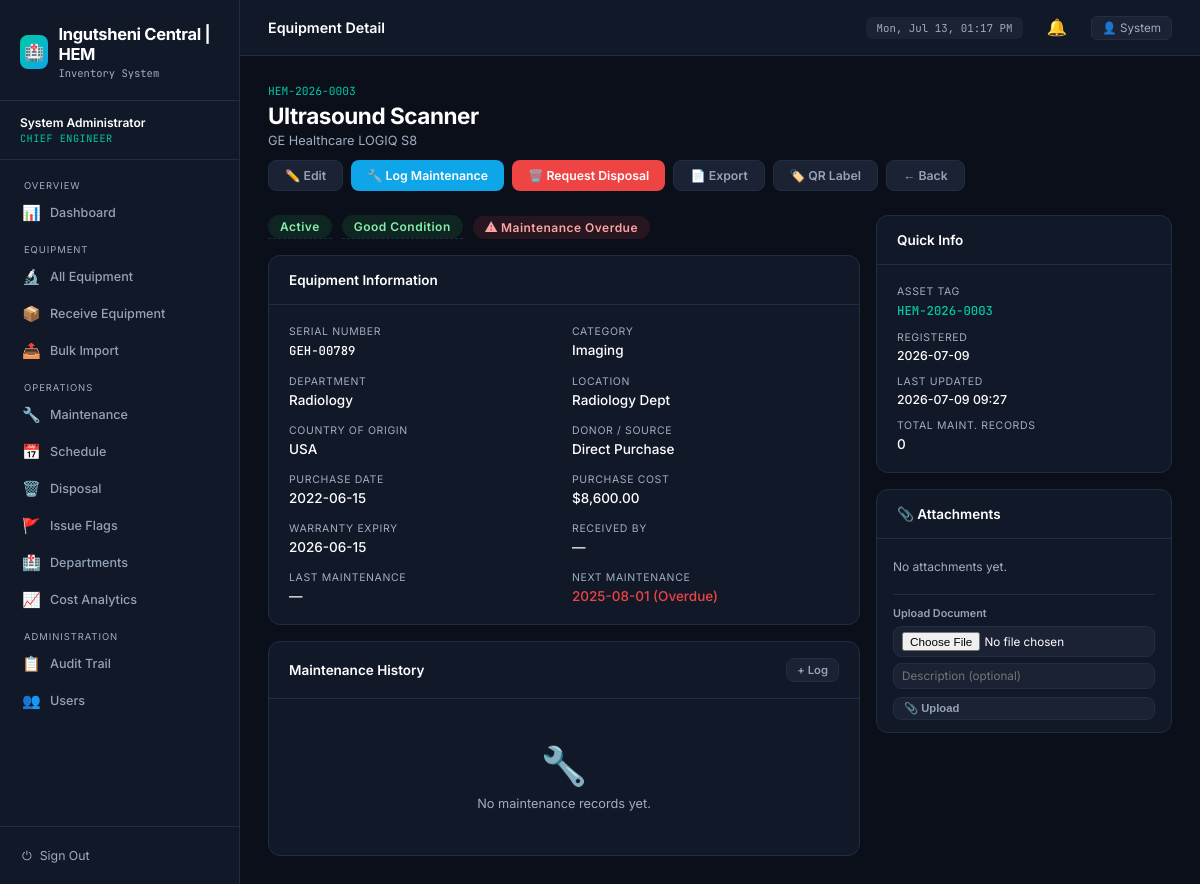
Page /equipment/3 (signed in) on the committed database.
### tables this page shows
CREATE TABLE equipment (
  id INTEGER PRIMARY KEY AUTOINCREMENT,
  asset_tag TEXT UNIQUE NOT NULL,
  name TEXT NOT NULL,
  model TEXT, manufacturer TEXT, serial_number TEXT UNIQUE,
  category TEXT, department TEXT, location TEXT,
  country_of_origin TEXT, donor_name TEXT,
  state TEXT DEFAULT 'Active',
  condition TEXT DEFAULT 'Good',
  purchase_date TEXT, purchase_cost REAL,
  warranty_expiry TEXT, last_maintenance TEXT, next_maintenance TEXT,
  notes TEXT, received_by_id INTEGER,
  created_at TEXT DEFAULT (datetime('now')),
  updated_at TEXT DEFAULT (datetime('now')),
  FOREIGN KEY(received_by_id) REFERENCES users(id)
);

### run_production.py (the view)
@app.route('/equipment/<int:eq_id>')
@login_required
def equipment_detail(eq_id):
    eq = query('SELECT * FROM equipment WHERE id = ?', (eq_id,), one=True)
    if not eq:
        flash('Equipment not found')
        return redirect(url_for('equipment_list'))
    maintenance = query('SELECT * FROM maintenance_records WHERE equipment_id = ? ORDER BY created_at DESC', (eq_id,))
    disposal = query('SELECT * FROM disposal_records WHERE equipment_id = ?', (eq_id,), one=True)
    attachments = query('SELECT * FROM attachments WHERE equipment_id = ? ORDER BY created_at DESC', (eq_id,))
    return render_template('equipment_detail.html', eq=eq, maintenance=maintenance, disposal=disposal, attachments=attachments)

### run_production.py (called while the page is built)
def get_db():
    if 'db' not in g:
        g.db = sqlite3.connect(DATABASE)
        g.db.row_factory = sqlite3.Row
    return g.db

def query(sql, args=(), one=False):
    cur = get_db().execute(sql, args)
    rv = cur.fetchall()
    cur.close()
    return (rv[0] if rv else None) if one else rv

def login_required(f):
    @wraps(f)
    def decorated_function(*args, **kwargs):
        if 'user_id' not in session:
            return redirect(url_for('login'))
        return f(*args, **kwargs)
    return decorated_function

@app.template_filter('fmtdate')
def fmtdate(value, format='%Y-%m-%d'):
    if not value: return '—'
    try:
        if isinstance(value, str):
            dt = datetime.strptime(value.split(' ')[0], '%Y-%m-%d')
        else:
            dt = value
        return dt.strftime(format)
    except:
        return value

@app.template_filter('fmtdatetime')
def fmtdatetime(value, format='%Y-%m-%d %H:%M'):
    if not value: return '—'
    try:
        if isinstance(value, str):
            dt = datetime.strptime(value.split('.')[0], '%Y-%m-%d %H:%M:%S')
        else:
            dt = value
        return dt.strftime(format)
    except:
        return value

@app.template_filter('currency')
def currency(value):
    try:
        return f"${float(value):,.2f}"
    except:
        return value

@app.context_processor
def utility_processor():
    def is_overdue(date_str):
        if not date_str: return False
        try:
            due_date = datetime.strptime(date_str, '%Y-%m-%d').date()
            return due_date < date.today()
        except: return False
    def state_badge(state):
        return {
            'Active': 'badge-green',
            'Under Maintenance': 'badge-yellow',
            'Pending Disposal': 'badge-red',
            'Disposed': 'badge-gray',
            'In Storage': 'badge-blue'
        }.get(state, 'badge-gray')
    def cond_badge(condition):
        return {
            'Good': 'badge-green',
            'Fair': 'badge-yellow',
            'Poor': 'badge-red'
        }.get(condition, 'badge-gray')
    return dict(is_overdue=is_overdue, state_badge=state_badge, cond_badge=cond_badge)

### templates/equipment_detail.html (shortened to what this page needs)
{% extends 'base.html' %}
{% block page_title %}Equipment Detail{% endblock %}
{% block content %}
<div style="display:flex;align-items:flex-start;justify-content:space-between;margin-bottom:24px;flex-wrap:wrap;gap:12px">
  <div>
    <div style="font-family:'JetBrains Mono',monospace;font-size:0.75rem;color:var(--accent);margin-bottom:4px">{{ eq['asset_tag'] }}</div>
    <h1 style="font-size:1.5rem;font-weight:700;letter-spacing:-0.02em">{{ eq['name'] }}</h1>
    <div style="color:var(--text-muted);font-size:0.85rem;margin-top:4px">{{ eq['manufacturer'] }} {{ eq['model'] }}</div>
  </div>
  <div style="display:flex;gap:8px;flex-wrap:wrap">
    {% if session.role in ['chief_engineer','technician'] %}
    <a href="{{ url_for('edit_equipment', eq_id=eq['id']) }}" class="btn btn-ghost">✏️ Edit</a>
    <a href="{{ url_for('add_maintenance', eq_id=eq['id']) }}" class="btn btn-blue">🔧 Log Maintenance</a>
    {% if eq['state'] not in ['Disposed','Pending Disposal'] %}
    <a href="{{ url_for('request_disposal', eq_id=eq['id']) }}" class="btn btn-danger">🗑️ Request Disposal</a>
    {% endif %}
    {% endif %}
    <a href="{{ url_for('export_equipment', eq_id=eq['id']) }}" class="btn btn-ghost" target="_blank">📄 Export</a>
    <a href="{{ url_for('equipment_qr', eq_id=eq['id']) }}" class="btn btn-ghost" target="_blank">🏷️ QR Label</a>
    <a href="{{ url_for('equipment_list') }}" class="btn btn-ghost">← Back</a>
  </div>
</div>
<div style="display:grid;grid-template-columns:2fr 1fr;gap:16px">
  <div style="display:flex;flex-direction:column;gap:16px">
    <div style="display:flex;gap:10px;flex-wrap:wrap;align-items:center">
      <div id="display-state" class="inline-edit-val" onclick="{{ 'showInlineEdit(\"state\")' if session.role in ['chief_engineer','technician'] else '' }}"
           title="{{ 'Click to change state' if session.role in ['chief_engineer','technician'] else '' }}">
        <span class="badge {{ state_badge(eq['state']) }}" style="font-size:0.8rem;padding:4px 12px">{{ eq['state'] }}</span>
      </div>
      <div id="display-condition" class="inline-edit-val" onclick="{{ 'showInlineEdit(\"condition\")' if session.role in ['chief_engineer','technician'] else '' }}"
           title="{{ 'Click to change condition' if session.role in ['chief_engineer','technician'] else '' }}">
        <span class="badge {{ cond_badge(eq['condition']) }}" style="font-size:0.8rem;padding:4px 12px">{{ eq['condition'] }} Condition</span>
      </div>
      {% if is_overdue(eq['next_maintenance']) and eq['state'] == 'Active' %}
      <span class="badge badge-red pulse" style="font-size:0.8rem;padding:4px 12px">⚠ Maintenance Overdue</span>
      {% endif %}
    </div>
    <div class="card">
      <div class="card-header"><h2>Equipment Information</h2></div>
      <div class="card-body">
        <div class="detail-grid">
          <div class="detail-item"><div class="key">Serial Number</div><div class="val mono">{{ eq['serial_number'] or '—' }}</div></div>
          <div class="detail-item"><div class="key">Category</div><div class="val">{{ eq['category'] or '—' }}</div></div>
          <div class="detail-item"><div class="key">Department</div><div class="val">{{ eq['department'] or '—' }}</div></div>
          <div class="detail-item"><div class="key">Location</div><div class="val">{{ eq['location'] or '—' }}</div></div>
          <div class="detail-item"><div class="key">Country of Origin</div><div class="val">{{ eq['country_of_origin'] or '—' }}</div></div>
          <div class="detail-item"><div class="key">Donor / Source</div><div class="val">{{ eq['donor_name'] or 'Direct Purchase' }}</div></div>
          {% if session.role != 'intern' %}
          <div class="detail-item"><div class="key">Purchase Date</div><div class="val">{{ eq['purchase_date']|fmtdate }}</div></div>
          <div class="detail-item"><div class="key">Purchase Cost</div><div class="val">{{ eq['purchase_cost']|currency }}</div></div>
          {% endif %}
          <div class="detail-item"><div class="key">Warranty Expiry</div><div class="val">{{ eq['warranty_expiry']|fmtdate }}</div></div>
          <div class="detail-item"><div class="key">Received By</div><div class="val">{{ eq['received_by_name'] or '—' }}</div></div>
          <div class="detail-item"><div class="key">Last Maintenance</div><div class="val">{{ eq['last_maintenance']|fmtdate }}</div></div>
          <div class="detail-item">
            <div class="key">Next Maintenance</div>
            <div class="val">
              {% if eq['next_maintenance'] %}
                {% if is_overdue(eq['next_maintenance']) %}
                  <span style="color:var(--danger)">{{ eq['next_maintenance']|fmtdate }} (Overdue)</span>
                {% else %}
                  {{ eq['next_maintenance']|fmtdate }}
                {% endif %}
              {% else %}—{% endif %}
            </div>
          </div>
        </div>
      </div>
    </div>
    <div class="card">
      <div class="card-header">
        <h2>Maintenance History</h2>
        {% if session.role in ['chief_engineer','technician'] %}
        <div class="hdr-actions"><a href="{{ url_for('add_maintenance', eq_id=eq['id']) }}" class="btn btn-ghost btn-sm">+ Log</a></div>
        {% endif %}
      </div>
      <div class="card-body">
        {% if maintenance %}
        <div class="timeline">
          {% for rec in maintenance %}
          <div class="timeline-item">
            <div class="t-header">
              <span class="t-type">{{ rec['maintenance_type'] }}</span>
              <span class="t-date">{{ (rec['completed_date'] or rec['created_at'])|fmtdate }}</span>
              {% set out_map={'Resolved':'badge-green','Pending':'badge-amber','Escalated':'badge-red'} %}
              <span class="badge {{ out_map.get(rec['outcome'],'badge-gray') }}" style="font-size:0.65rem">{{ rec['outcome'] }}</span>
            </div>
            <div class="t-desc">{{ rec['description'] }}</div>
            {% if rec['findings'] %}<div class="t-desc" style="margin-top:3px;font-style:italic">Findings: {{ rec['findings'] }}</div>{% endif %}
            <div class="t-by">By {{ rec['tech_name'] or '—' }}{% if rec['cost'] %} · Cost: {{ rec['cost']|currency }}{% endif %}</div>
          </div>
          {% endfor %}
        </div>
        {% else %}
        <div class="empty" style="padding:24px"><div class="emoji">🔧</div><p>No maintenance records yet.</p></div>
        {% endif %}
      </div>
    </div>
  </div>
  <div style="display:flex;flex-direction:column;gap:16px">
    <div class="card">
      <div class="card-header"><h2>Quick Info</h2></div>
      <div class="card-body" style="display:flex;flex-direction:column;gap:12px">
        <div class="detail-item"><div class="key">Asset Tag</div><div class="val mono" style="color:var(--accent)">{{ eq['asset_tag'] }}</div></div>
        <div class="detail-item"><div class="key">Registered</div><div class="val" style="font-size:0.82rem">{{ eq['created_at']|fmtdate }}</div></div>
        <div class="detail-item"><div class="key">Last Updated</div><div class="val" style="font-size:0.82rem">{{ eq['updated_at']|fmtdatetime }}</div></div>
        <div class="detail-item"><div class="key">Total Maint. Records</div><div class="val">{{ maintenance|length }}</div></div>
      </div>
    </div>
    <div class="card">
      <div class="card-header"><h2>📎 Attachments</h2></div>
      <div class="card-body" style="padding:12px 16px">
        {% if attachments %}
          {% for att in attachments %}
          <div style="display:flex;align-items:center;gap:8px;padding:8px 0;border-bottom:1px solid var(--border)">
            <span style="font-size:1.1rem">
              {% if att['file_type'] in ['pdf'] %}📄{% elif att['file_type'] in ['png','jpg','jpeg'] %}🖼️{% else %}📁{% endif %}
            </span>
            <div style="flex:1;min-width:0">
              <a href="{{ url_for('download_attachment', att_id=att['id']) }}"
                 style="color:var(--accent-2);text-decoration:none;font-size:0.8rem;font-weight:600;
                        display:block;overflow:hidden;text-overflow:ellipsis;white-space:nowrap">
                {{ att['original_name'] }}
              </a>
              {% if att['description'] %}
              <div style="font-size:0.7rem;color:var(--text-muted)">{{ att['description'] }}</div>
              {% endif %}
              <div style="font-size:0.68rem;color:var(--text-muted)">
                {{ att['uploader'] or '—' }} · {{ att['created_at']|fmtdate }}
              </div>
            </div>
            {% if session.role in ['chief_engineer','technician'] %}
            <form method="POST" action="{{ url_for('delete_attachment', att_id=att['id']) }}"
                  onsubmit="return confirm('Delete this attachment?')">
              <button class="btn btn-ghost btn-sm" style="color:var(--danger)">✕</button>
            </form>
            {% endif %}
          </div>
          {% endfor %}
        {% else %}
          <div style="font-size:0.8rem;color:var(--text-muted);padding:8px 0">No attachments yet.</div>
        {% endif %}
        {% if session.role in ['chief_engineer','technician'] %}
        <form method="POST" action="{{ url_for('upload_attachment', eq_id=eq['id']) }}"
              enctype="multipart/form-data" style="margin-top:12px;padding-top:12px;border-top:1px solid var(--border)">
          <div style="font-size:0.72rem;font-weight:600;color:var(--text-dim);margin-bottom:6px">Upload Document</div>
          <input type="file" name="file" class="form-control" style="font-size:0.78rem;padding:5px 8px;margin-bottom:6px"
                 accept=".pdf,.png,.jpg,.jpeg,.docx,.xlsx,.csv,.txt">
          <input type="text" name="description" class="form-control" placeholder="Description (optional)"
                 style="font-size:0.78rem;padding:5px 8px;margin-bottom:8px">
          <button type="submit" class="btn btn-ghost btn-sm" style="width:100%">📎 Upload</button>
        </form>
        {% endif %}
      </div>
    </div>
  </div>
</div>
{% endblock %}

### templates/base.html (style rules this page uses)
:root { --bg: #0b0f1a; --bg-card: #111827; --bg-raised: #1a2234; --border: #1f2d45; --border-hl: #2a3f60; --accent: #00c9a7; --accent-2: #0ea5e9; --warn: #f59e0b; --danger: #ef4444; --success: #22c55e; --text: #ffffff; --text-muted:#a0aec0; --text-dim: #94a3b8; --font-mono: 'JetBrains Mono', monospace; }
*, *::before, *::after { box-sizing: border-box; margin: 0; padding: 0; }
html { font-size: 15px; }
body { font-family: 'Inter', sans-serif; background: var(--bg); color: var(--text); min-height: 100vh; display: flex; }
.card { background: var(--bg-card); border: 1px solid var(--border); border-radius: 12px; overflow: hidden; }
.card-header { padding: 16px 20px; border-bottom: 1px solid var(--border); display: flex; align-items: center; gap: 12px; }
.card-header h2 { font-size: 0.9rem; font-weight: 600; }
.card-header .hdr-actions { margin-left: auto; display: flex; gap: 8px; }
.card-body { padding: 20px; }
.badge { display: inline-block; padding: 2px 9px; border-radius: 99px; font-size: 0.68rem; font-weight: 600; letter-spacing: 0.04em; }
.badge-green { background: rgba(34,197,94,.12); color: #86efac; }
.badge-red { background: rgba(239,68,68,.12); color: #fca5a5; }
.btn { display: inline-flex; align-items: center; gap: 6px; padding: 7px 16px; border-radius: 8px; border: none; font-size: 0.82rem; font-weight: 600; cursor: pointer; text-decoration: none; transition: opacity 0.15s, transform 0.1s; }
.btn-blue { background: var(--accent-2); color: #fff; }
.btn-danger { background: var(--danger); color: #fff; }
.btn-ghost { background: var(--bg-raised); color: var(--text-dim); border: 1px solid var(--border); }
.btn-sm { padding: 4px 10px; font-size: 0.75rem; }
.form-control { background: var(--bg-raised); border: 1px solid var(--border); border-radius: 8px; color: var(--text); padding: 8px 12px; font-size: 0.84rem; font-family: 'Inter', sans-serif; transition: border-color 0.15s; width: 100%; }
.empty { padding: 48px; text-align: center; color: var(--text-muted); }
.empty .emoji { font-size: 2.5rem; }
.empty p { margin-top: 8px; font-size: 0.85rem; }
.inline-edit-val { cursor:pointer; border-bottom:1px dashed var(--border); }
.pulse { animation: pulse 2s infinite; }
.detail-grid { display: grid; grid-template-columns: repeat(auto-fill, minmax(200px, 1fr)); gap: 16px; }
.detail-item .key { font-size: 0.7rem; color: var(--text-muted); text-transform: uppercase; letter-spacing: 0.06em; }
.detail-item .val { font-size: 0.9rem; margin-top: 4px; font-weight: 500; }
.detail-item .val.mono { font-family: var(--font-mono); font-size: 0.82rem; }

### rows in the picture
equipment: asset_tag "HEM-2026-0003", name "Ultrasound Scanner", manufacturer "GE Healthcare", model "LOGIQ S8", state "Active", condition "Good", serial_number "GEH-00789", category "Imaging", department "Radiology", location "Radiology Dept", country_of_origin "USA", donor_name "Direct Purchase", purchase_date|fmtdate "2022-06-15", purchase_cost "$8,600.00", warranty_expiry|fmtdate "2026-06-15", next_maintenance|fmtdate "2025-08-01", created_at|fmtdate "2026-07-09", updated_at|fmtdatetime "2026-07-09 09:27"

### other values in the picture
{{ session.full_name }} "System Administrator"
{{ session.role | replace('_', ' ') }} "CHIEF ENGINEER"
{{ session.full_name.split()[0] }} "System"
{{ eq['received_by_name'] or '—' }} "—"
{{ eq['last_maintenance']|fmtdate }} "—"
{{ maintenance|length }} "0"
